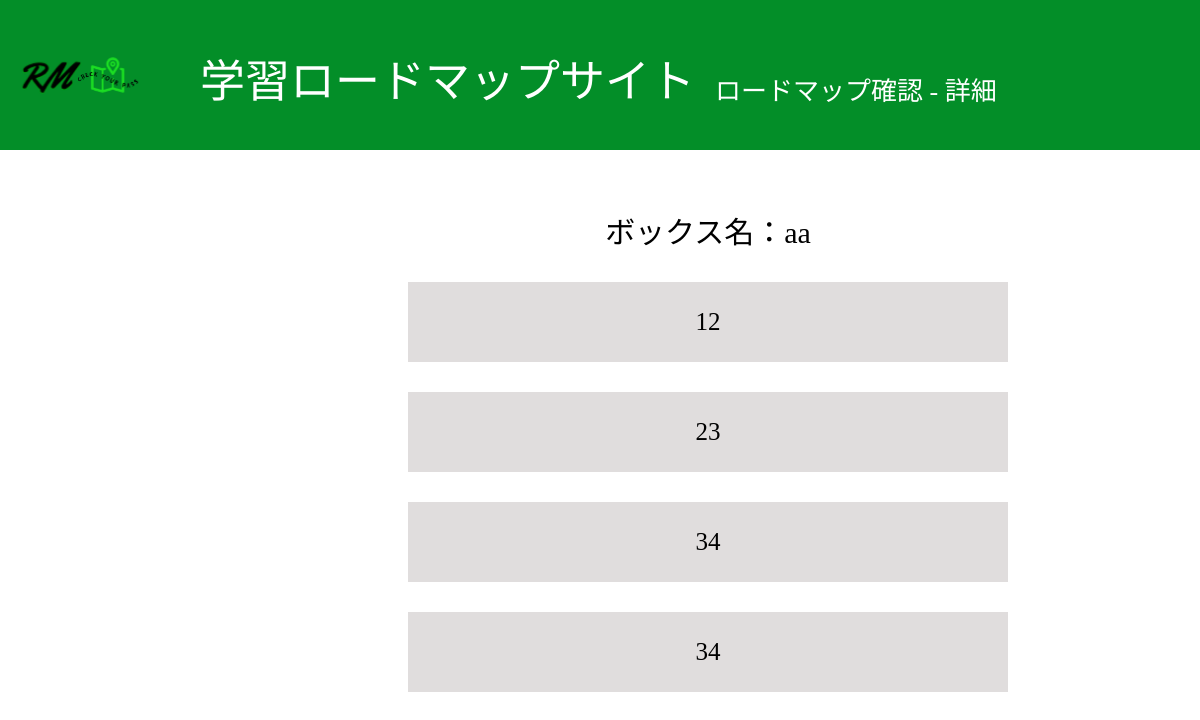
Screenshot of /mypage/roadmap/aa with the database file from the repository.
### roadmap/models.py (models this page shows)
class RoadMapContents(models.Model):
    content = models.CharField(
        max_length=50,
        unique=True,
        blank=False,
        verbose_name="内容"
    )
    content_title = models.ForeignKey(RoadMapTitles, on_delete=models.CASCADE, related_name='roadmaptitle')

class RoadMapIndexes(models.Model):
    index = models.CharField(
        max_length=50,
        blank=False,
        verbose_name="詳細"
    )
    index_title = models.ForeignKey(RoadMapContents, on_delete=models.CASCADE, related_name='contenttitle')

### roadmap/views.py (the view)
# urls.py: path('mypage/roadmap/<str:content>', usr_roadmap_indexview, name = 'usr_roadmap_index'),
def usr_roadmap_indexview(request, content):
    contents = RoadMapContents.objects.get(content=content)
    select_content = contents.content
    indexes = contents.contenttitle.all()
    context = {'content':select_content, 'indexes':indexes}
    return render(request, 'usr_roadmap_index.html', context)

### templates/usr_roadmap_index.html
{% extends 'usr_base.html' %}
{% block header %}ロードマップ確認 - 詳細{% endblock %}
{% block contents %}
<div class="container">
    <div class="create-title">
        ボックス名：{{ content }}
    </div>
    <div class="roadmap-list">
        {% for item in indexes %}
        <div class="contentbox">
            {{ item.index }}
        </div>
        <div class="boxspace"></div>
        {% endfor %}
    </div>
</div>
{% endblock %}

### static/style.css (style rules this page uses)
.container { position: relative; top: 200px; left: 300px; width: 800px; }
.roadmap-list { display: flex; flex-wrap: wrap; align-content: center; justify-content: center; }
.contentbox { display: flex; align-items: center; justify-content: center; background-color: #E0DDDD; height: 80px; width: 600px; font-size: 25px; }
.boxspace { width: 100%; height: 30px; }
.create-title { text-align: center; font-size: 30px; margin-bottom: 30px; }

### rows the page displays
RoadMapContents: content "aa"
RoadMapIndexes: index "12"
RoadMapIndexes: index "23"
RoadMapIndexes: index "34"
RoadMapIndexes: index "34"
